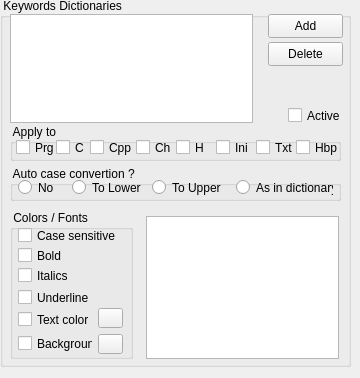
   <widget class="QWidget" name="pageDictionaries">
    <widget class="QGroupBox" name="groupBox_10">
     <property name="geometry">
      <rect>
       <x>0</x>
       <y>-2</y>
       <width>351</width>
       <height>369</height>
      </rect>
     </property>
     <property name="title">
      <string> Keywords Dictionaries </string>
     </property>
     <widget class="QListWidget" name="listDictNames">
      <property name="geometry">
       <rect>
        <x>10</x>
        <y>16</y>
        <width>243</width>
        <height>109</height>
       </rect>
      </property>
     </widget>
     <widget class="QPushButton" name="buttonDictAdd">
      <property name="geometry">
       <rect>
        <x>268</x>
        <y>16</y>
        <width>75</width>
        <height>24</height>
       </rect>
      </property>
      <property name="text">
       <string>Add</string>
      </property>
      <property name="autoDefault">
       <bool>false</bool>
      </property>
     </widget>
     <widget class="QPushButton" name="buttonDictDelete">
      <property name="geometry">
       <rect>
        <x>268</x>
        <y>44</y>
        <width>75</width>
        <height>24</height>
       </rect>
      </property>
      <property name="text">
       <string>Delete</string>
      </property>
      <property name="autoDefault">
       <bool>false</bool>
      </property>
     </widget>
     <widget class="QCheckBox" name="checkDictActive">
      <property name="geometry">
       <rect>
        <x>288</x>
        <y>108</y>
        <width>53</width>
        <height>19</height>
       </rect>
      </property>
      <property name="text">
       <string>Active</string>
      </property>
     </widget>
     <widget class="QGroupBox" name="groupBox_16">
      <property name="geometry">
       <rect>
        <x>10</x>
        <y>168</y>
        <width>331</width>
        <height>35</height>
       </rect>
      </property>
      <property name="title">
       <string> Auto case convertion ?</string>
      </property>
      <widget class="QRadioButton" name="radioDictToLower">
       <property name="geometry">
        <rect>
         <x>62</x>
         <y>12</y>
         <width>69</width>
         <height>19</height>
        </rect>
       </property>
       <property name="text">
        <string>To Lower</string>
       </property>
      </widget>
      <widget class="QRadioButton" name="radioDictToUpper">
       <property name="geometry">
        <rect>
         <x>142</x>
         <y>12</y>
         <width>69</width>
         <height>19</height>
        </rect>
       </property>
       <property name="text">
        <string>To Upper</string>
       </property>
      </widget>
      <widget class="QRadioButton" name="radioDictAsIn">
       <property name="geometry">
        <rect>
         <x>226</x>
         <y>12</y>
         <width>97</width>
         <height>19</height>
        </rect>
       </property>
       <property name="text">
        <string>As in dictionary</string>
       </property>
      </widget>
      <widget class="QRadioButton" name="radioDictConvNone">
       <property name="geometry">
        <rect>
         <x>8</x>
         <y>12</y>
         <width>45</width>
         <height>19</height>
        </rect>
       </property>
       <property name="text">
        <string>No</string>
       </property>
      </widget>
     </widget>
     <widget class="QPlainTextEdit" name="plainKeywords">
      <property name="geometry">
       <rect>
        <x>146</x>
        <y>218</y>
        <width>193</width>
        <height>143</height>
       </rect>
      </property>
      <property name="lineWrapMode">
       <enum>QPlainTextEdit::NoWrap</enum>
      </property>
     </widget>
     <widget class="QGroupBox" name="groupBox_17">
      <property name="geometry">
       <rect>
        <x>10</x>
        <y>126</y>
        <width>331</width>
        <height>37</height>
       </rect>
      </property>
      <property name="title">
       <string> Apply to </string>
      </property>
      <widget class="QCheckBox" name="checkDictToTxt">
       <property name="geometry">
        <rect>
         <x>246</x>
         <y>14</y>
         <width>43</width>
         <height>19</height>
        </rect>
       </property>
       <property name="text">
        <string>Txt</string>
       </property>
      </widget>
      <widget class="QCheckBox" name="checkDictToHbp">
       <property name="geometry">
        <rect>
         <x>286</x>
         <y>14</y>
         <width>43</width>
         <height>19</height>
        </rect>
       </property>
       <property name="text">
        <string>Hbp</string>
       </property>
      </widget>
      <widget class="QCheckBox" name="checkDictToPrg">
       <property name="geometry">
        <rect>
         <x>6</x>
         <y>14</y>
         <width>43</width>
         <height>19</height>
        </rect>
       </property>
       <property name="text">
        <string>Prg</string>
       </property>
      </widget>
      <widget class="QCheckBox" name="checkDictToC">
       <property name="geometry">
        <rect>
         <x>46</x>
         <y>14</y>
         <width>39</width>
         <height>19</height>
        </rect>
       </property>
       <property name="text">
        <string>C</string>
       </property>
      </widget>
      <widget class="QCheckBox" name="checkDictToIni">
       <property name="geometry">
        <rect>
         <x>206</x>
         <y>14</y>
         <width>43</width>
         <height>19</height>
        </rect>
       </property>
       <property name="text">
        <string>Ini</string>
       </property>
      </widget>
      <widget class="QCheckBox" name="checkDictToH">
       <property name="geometry">
        <rect>
         <x>166</x>
         <y>14</y>
         <width>43</width>
         <height>19</height>
        </rect>
       </property>
       <property name="text">
        <string>H</string>
       </property>
      </widget>
      <widget class="QCheckBox" name="checkDictToCpp">
       <property name="geometry">
        <rect>
         <x>80</x>
         <y>14</y>
         <width>43</width>
         <height>19</height>
        </rect>
       </property>
       <property name="text">
        <string>Cpp</string>
       </property>
      </widget>
      <widget class="QCheckBox" name="checkDictToCh">
       <property name="geometry">
        <rect>
         <x>126</x>
         <y>14</y>
         <width>43</width>
         <height>19</height>
        </rect>
       </property>
       <property name="text">
        <string>Ch</string>
       </property>
      </widget>
     </widget>
     <widget class="QGroupBox" name="groupBox_18">
      <property name="geometry">
       <rect>
        <x>10</x>
        <y>212</y>
        <width>123</width>
        <height>149</height>
       </rect>
      </property>
      <property name="title">
       <string> Colors / Fonts </string>
      </property>
      <widget class="QCheckBox" name="checkDictCaseSens">
       <property name="geometry">
        <rect>
         <x>8</x>
         <y>16</y>
         <width>101</width>
         <height>19</height>
        </rect>
       </property>
       <property name="text">
        <string>Case sensitive ?</string>
       </property>
      </widget>
      <widget class="QCheckBox" name="checkDictBold">
       <property name="geometry">
        <rect>
         <x>8</x>
         <y>36</y>
         <width>71</width>
         <height>19</height>
        </rect>
       </property>
       <property name="text">
        <string>Bold</string>
       </property>
      </widget>
      <widget class="QCheckBox" name="checkDictItalic">
       <property name="geometry">
        <rect>
         <x>8</x>
         <y>56</y>
         <width>71</width>
         <height>19</height>
        </rect>
       </property>
       <property name="text">
        <string>Italics</string>
       </property>
      </widget>
      <widget class="QCheckBox" name="checkDictULine">
       <property name="geometry">
        <rect>
         <x>8</x>
         <y>78</y>
         <width>71</width>
         <height>19</height>
        </rect>
       </property>
       <property name="text">
        <string>Underline</string>
       </property>
      </widget>
      <widget class="QCheckBox" name="checkDictColorText">
       <property name="geometry">
        <rect>
         <x>8</x>
         <y>100</y>
         <width>71</width>
         <height>19</height>
        </rect>
       </property>
       <property name="text">
        <string>Text color</string>
       </property>
      </widget>
      <widget class="QCheckBox" name="checkDictColorBack">
       <property name="geometry">
        <rect>
         <x>8</x>
         <y>124</y>
         <width>75</width>
         <height>19</height>
        </rect>
       </property>
       <property name="text">
        <string>Background</string>
       </property>
      </widget>
      <widget class="QToolButton" name="btnDictColorText">
       <property name="geometry">
        <rect>
         <x>88</x>
         <y>98</y>
         <width>25</width>
         <height>20</height>
        </rect>
       </property>
       <property name="toolTip">
        <string>Click to define text color for keywords in this dictionary.</string>
       </property>
       <property name="text">
        <string/>
       </property>
      </widget>
      <widget class="QToolButton" name="btnDictColorBack">
       <property name="geometry">
        <rect>
         <x>88</x>
         <y>124</y>
         <width>25</width>
         <height>20</height>
        </rect>
       </property>
       <property name="toolTip">
        <string>Click to define background color for keywords in this dictionary.</string>
       </property>
       <property name="text">
        <string/>
       </property>
      </widget>
     </widget>
    </widget>
   </widget>
